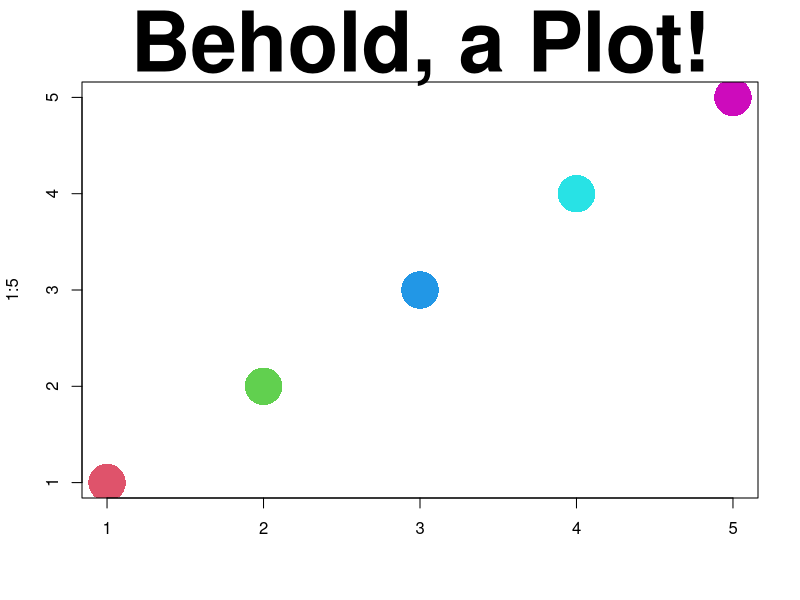

Reproduce this figure in R.
## ---- chunk 1
#| include: false
#| warning: false
#| message: false
library(tidyverse)
DATES   <- read_csv("key_dates.csv")
SESSION <- 2
TODAY   <- DATES |> filter(`Course Element` == "Class Session", 
                           `Item Number` == SESSION) |>
                    pull(Date)
PROJ_RELEASE <- DATES |> 
    filter(Details == "Course Project Description Released") |>
    pull(Date)

ROSTERS <- DATES |> 
    filter(Details == "Team Roster Submission") |>
    pull(Date)
## ---- chunk 2
#| echo: true
#| fig-align: "center"
plot(1:5, main="Behold, a Plot!", col=2:6, cex=5, 
     pch=16, xlab="", cex.main=5)
